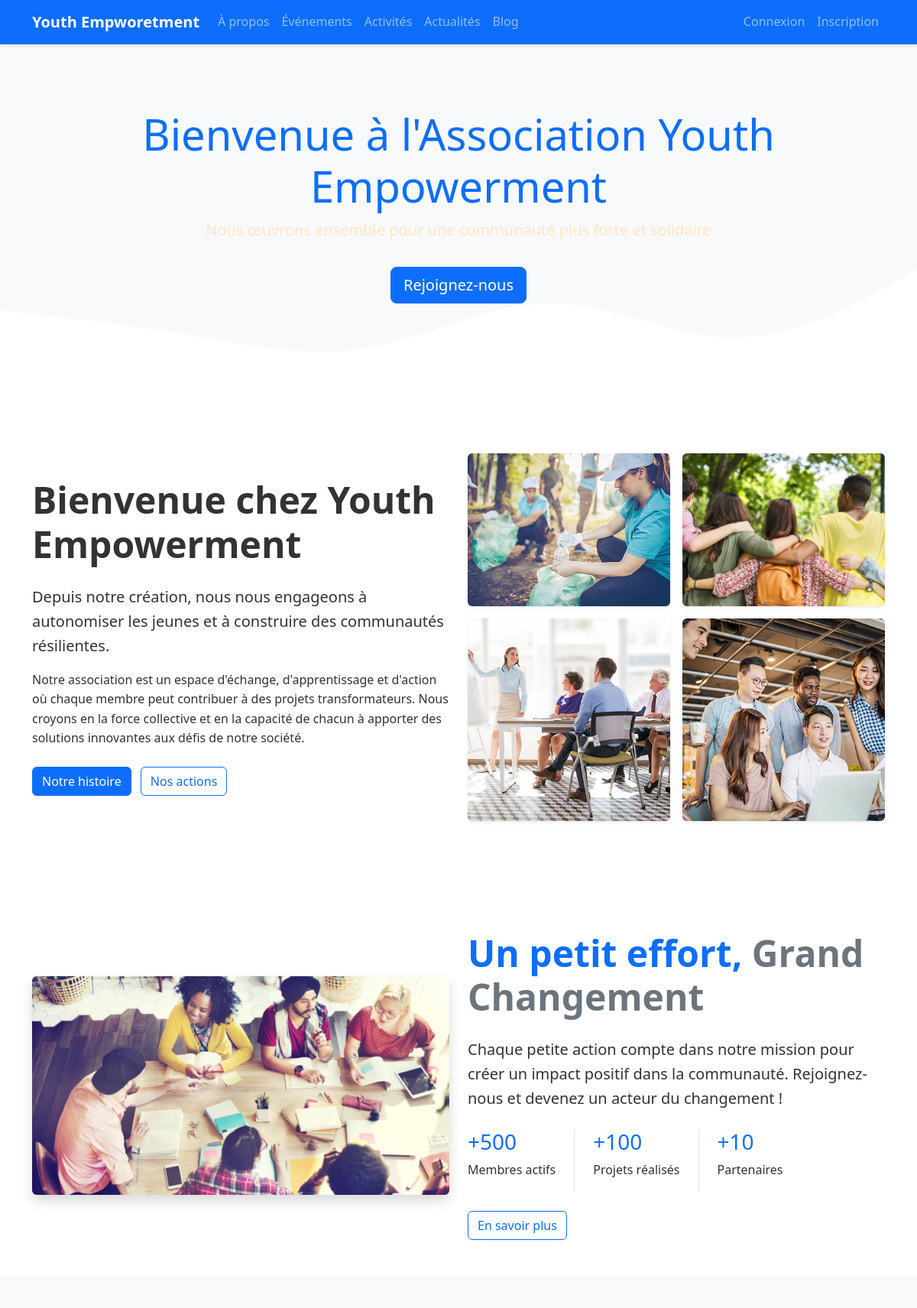
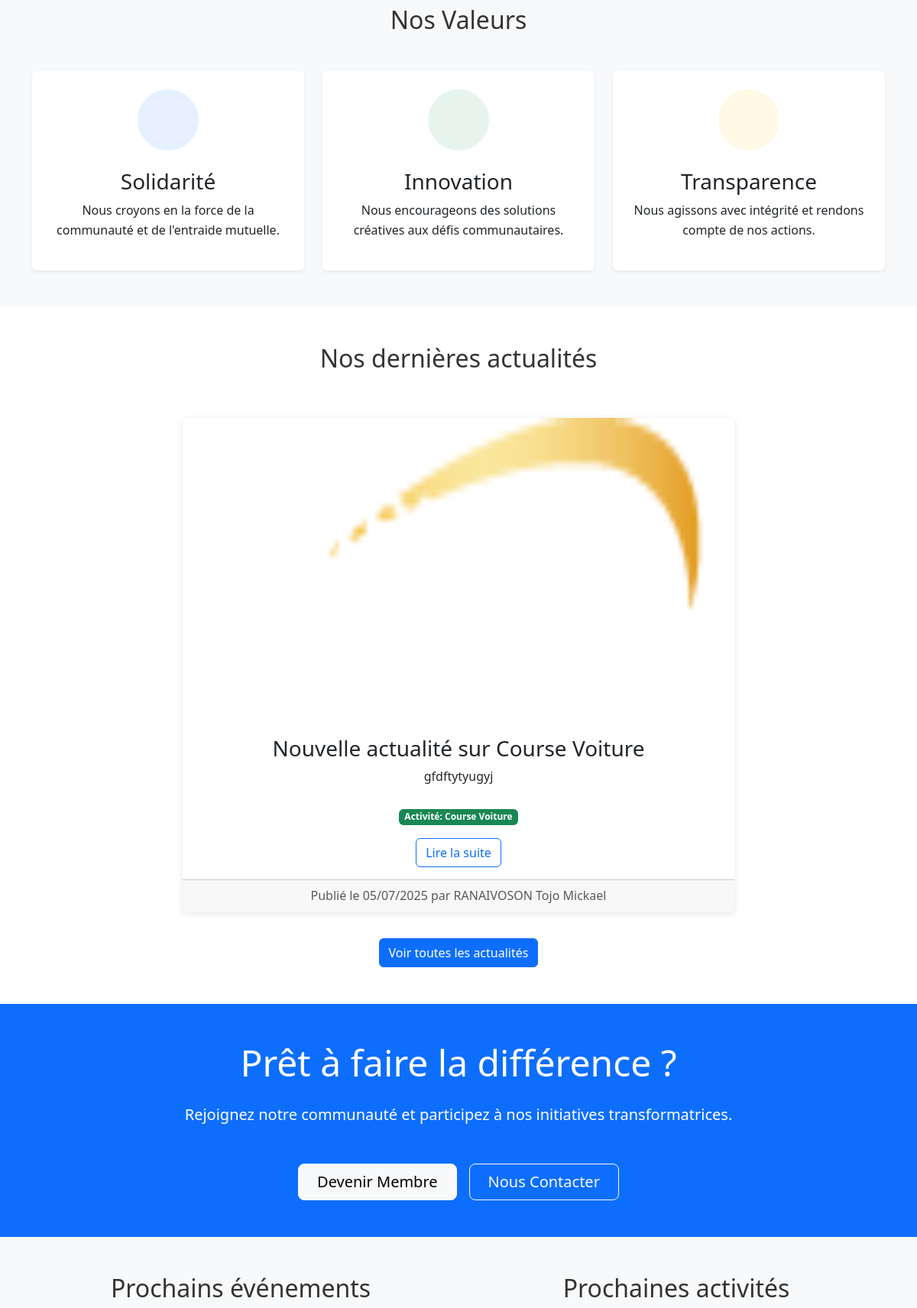
The page / (upper part) on the database its author committed (2 pictures, top to bottom).
### AppActualite/models.py (models this page shows, shortened)
class ImageActualite(models.Model):
    actualite = models.ForeignKey(Actualite, related_name='images', on_delete=models.CASCADE)
    image = models.ImageField(upload_to='static/images/actualites/')
    ordre = models.PositiveIntegerField(default=0)
    class Meta:
        verbose_name = "imageActualite"
        verbose_name_plural = "imageActualite"
        ordering = ['ordre']

class Actualite (models.Model):
    ETAT_CHOICES = [
        ('brouillon', 'Brouillon'),
        ('en_attente', 'En attente de validation'),
        ('publie', 'Publié'),
        ('rejete', 'Rejeté'),
    ]
    auteur = models.ForeignKey(Utilisateur,on_delete=models.CASCADE)
    titre = models.CharField(max_length=50)
    contenue = models.TextField()
    date_publication = models.DateTimeField(auto_now_add=True)
    date_modification = models.DateTimeField(auto_now=True)
    etat = models.CharField(max_length=20, choices=ETAT_CHOICES, default='brouillon')
    evenement = models.ForeignKey(Evenement, on_delete=models.SET_NULL, null=True, blank=True)
    activite = models.ForeignKey(Activite, on_delete=models.SET_NULL, null=True, blank=True)
    class Meta:
        verbose_name = "Actualité"
        verbose_name_plural = "Actualités"
        ordering = ['-date_publication']

### AppMembre/models.py (models this page shows, shortened)
class Utilisateur(models.Model):
    nom = models.CharField(max_length=20)
    prenom = models.CharField(max_length=50)
    date_naissance = models.DateField()
    telephone = models.CharField(max_length=20)
    adresse = models.CharField(max_length=50,blank=True, null=True)
    photo = models.ImageField(upload_to='static/images/membres/')
    email = models.EmailField()
    mot_de_passe = models.TextField()
    date_inscription = models.DateField(auto_now_add=True)
    role = models.CharField(max_length=50)
    USERNAME_FIELD = 'email'
    REQUIRED_FIELD =['username']
    class Meta:
        verbose_name = "Utilisateur"
        verbose_name_plural = "Utilisateurs"

### AppAccueil/views.py (the view)
# urls.py: path('',accueilpage,name='accueil'),
def accueilpage(request):
    actualites = Actualite.objects.filter(etat='publie').prefetch_related(
        Prefetch('images',queryset=ImageActualite.objects.order_by('ordre'))
    ).order_by('-date_publication')
    evenements = Evenement.objects.filter(
        date_debut__gte=timezone.now()
    ).order_by('date_debut')
    activites = Activite.objects.filter(
        date_activites__gte=timezone.now()
    ).order_by('date_activites')
    temoignages = Temoignage.objects.filter(
        approuve=True
    ).order_by('-date_creation')[:3]
    context = {
        'actualites': actualites,
        'evenements': evenements,
        'activites': activites,
        'temoignages': temoignages,
        'session': request.session
    }
    return render(request,'Accueil.html',context)

### templates/Accueil.html (shortened to what this page needs)
{% extends 'layouts/master.html' %}
{% load static %}
{% block content %}
    <section class="hero-section text-center py-5 bg-light position-relative">
        <div class="container py-5 marg">
            <h1 class="display-4 marg" style="color:rgba(var(--bs-primary-rgb), var(--bs-bg-opacity)) !important;">Bienvenue à l'Association Youth Empowerment</h1>
            <p class="lead" style="color: bisque;">Nous œuvrons ensemble pour une communauté plus forte et solidaire</p>
            {% if not session.membres %}
                <a href="{% url 'inscriptionPage' %}" class="btn btn-primary btn-lg mt-3" style="    margin-bottom: 20px;">Rejoignez-nous</a>
            {% endif %}
        </div>
        <div class="position-absolute bottom-0 start-0 end-0">
        </div>
    </section>
     <section class="py-5 bg-white">
        <div class="container">
            <div class="row align-items-center mb-5">
                <div class="col-lg-6">
                    <h2 class="display-5 fw-bold mb-4">Bienvenue chez Youth Empowerment</h2>
                    <p class="lead">Depuis notre création, nous nous engageons à autonomiser les jeunes et à construire des communautés résilientes.</p>
                    <p>Notre association est un espace d'échange, d'apprentissage et d'action où chaque membre peut contribuer à des projets transformateurs. Nous croyons en la force collective et en la capacité de chacun à apporter des solutions innovantes aux défis de notre société.</p>
                    <div class="mt-4">
                        <a href="{% url 'aproposPage' %}" class="btn btn-primary me-2">Notre histoire</a>
                        <a href="{% url 'activites' %}" class="btn btn-outline-primary">Nos actions</a>
                    </div>
                </div>
                <div class="col-lg-6 mt-4 mt-lg-0">
                    <div class="row g-3">
                        <div class="col-6">
                            <img src="{% static 'images/Accueil/activite.jpg' %}" alt="Activité communautaire" class="img-fluid rounded shadow-sm h-100 object-fit-cover" style="min-height: 200px;">
                        </div>
                        <div class="col-6">
                            <img src="{% static 'images/Accueil/1.jpg' %}" alt="Groupe de jeunes" class="img-fluid rounded shadow-sm h-100 object-fit-cover" style="min-height: 200px;">
                        </div>
                        <div class="col-6">
                            <img src="{% static 'images/Accueil/about-4.jpg' %}" alt="Atelier formation" class="img-fluid rounded shadow-sm h-100 object-fit-cover" style="min-height: 200px;">
                        </div>
                        <div class="col-6">
                            <img src="{% static 'images/Accueil/atelier.jpg' %}" alt="Événement festif" class="img-fluid rounded shadow-sm h-100 object-fit-cover" style="min-height: 200px;">
                        </div>
                    </div>
                </div>
            </div>
        </div>
    </section>
    <section class="py-5 bg-white">
        <div class="container">
            <div class="row align-items-center">
                <div class="col-md-6">
                    <img src="{% static 'images/Accueil/4.jpg' %}" alt="Small Effort Make Big Change" class="img-fluid rounded shadow">
                </div>
                <div class="col-md-6">
                    <h2 class="display-5 fw-bold text-primary">Un petit effort, <span class="text-secondary">Grand Changement</span></h2>
                    <p class="lead mt-4">
                        Chaque petite action compte dans notre mission pour créer un impact positif dans la communauté.
                        Rejoignez-nous et devenez un acteur du changement !
                    </p>
                    <div class="d-flex mt-4">
                        <div class="pe-4 border-end">
                            <h3 class="text-primary">+500</h3>
                            <p>Membres actifs</p>
                        </div>
                        <div class="px-4 border-end">
                            <h3 class="text-primary">+100</h3>
                            <p>Projets réalisés</p>
                        </div>
                        <div class="ps-4">
                            <h3 class="text-primary">+10</h3>
                            <p>Partenaires</p>
                        </div>
                    </div>
                    <a href="{% url 'aproposPage' %}" class="btn btn-outline-primary mt-4">En savoir plus</a>
                </div>
            </div>
        </div>
    </section>
    <section class="py-5 bg-light">
        <div class="container">
            <h2 class="text-center mb-5">Nos Valeurs</h2>
            <div class="row g-4">
                <div class="col-md-4">
                    <div class="card h-100 border-0 shadow-sm text-center p-4">
                        <div class="icon-box bg-primary bg-opacity-10 text-primary rounded-circle mx-auto mb-4">
                        </div>
                        <h3>Solidarité</h3>
                        <p>Nous croyons en la force de la communauté et de l'entraide mutuelle.</p>
                    </div>
                </div>
                <div class="col-md-4">
                    <div class="card h-100 border-0 shadow-sm text-center p-4">
                        <div class="icon-box bg-success bg-opacity-10 text-success rounded-circle mx-auto mb-4">
                        </div>
                        <h3>Innovation</h3>
                        <p>Nous encourageons des solutions créatives aux défis communautaires.</p>
                    </div>
                </div>
                <div class="col-md-4">
                    <div class="card h-100 border-0 shadow-sm text-center p-4">
                        <div class="icon-box bg-warning bg-opacity-10 text-warning rounded-circle mx-auto mb-4">
                        </div>
                        <h3>Transparence</h3>
                        <p>Nous agissons avec intégrité et rendons compte de nos actions.</p>
                    </div>
                </div>
            </div>
        </div>
    </section>
    <section class="py-5">
        <div class="container">
            <h2 class="text-center mb-5">Nos dernières actualités</h2>
            <div id="actualitesSlider" class="carousel slide" data-bs-ride="carousel">
                <div class="carousel-inner">
                    {% for actualite in actualites %}
                    <div class="carousel-item {% if forloop.first %}active{% endif %}">
                        <div class="row justify-content-center">
                            <div class="col-md-8">
                                <div class="card">
                                    {% if actualite.images.all %}
                                        {% for image in actualite.images.all|slice:":1" %}
                                                <img src="{{ image.image.url }}" class="d-block w-100" alt="{{ actualite.titre }}" style="height: 400px; ">
                                        {% endfor %}
                                    {% endif %}
                                    <div class="card-body text-center">
                                        <h3>{{ actualite.titre }}  </h3>
                                        <p>{{ actualite.contenue|safe|truncatewords:30 }}</p>
                                        <a href="#" class="btn btn-outline-primary">Lire la suite</a>
                                    </div>
                                    <div class="card-footer text-muted text-center">
                                        Publié le {{ actualite.date_publication|date:"d/m/Y" }} par {{ actualite.auteur.nom }} {{ actualite.auteur.prenom }}
                                    </div>
                                </div>
                            </div>
                        </div>
                    </div>
                    {% endfor %}
                </div>
                <button class="carousel-control-prev" type="button" data-bs-target="#actualitesSlider" data-bs-slide="prev">
                    <span class="carousel-control-prev-icon" aria-hidden="true"></span>
                </button>
                <button class="carousel-control-next" type="button" data-bs-target="#actualitesSlider" data-bs-slide="next">
                    <span class="carousel-control-next-icon" aria-hidden="true"></span>
                </button>
            </div>
            <div class="text-center mt-4">
                <a href="{% url 'actualite' %}" class="btn btn-primary">Voir toutes les actualités</a>
            </div>
        </div>
    </section>
    {% if not session.membres %}
        <section class="py-5 bg-primary text-white">
            <div class="container text-center">
                <h2 class="display-5 mb-4">Prêt à faire la différence ?</h2>
                <p class="lead mb-5">Rejoignez notre communauté et participez à nos initiatives transformatrices.</p>
                <div class="d-flex justify-content-center gap-3">
                    <a href="{% url 'inscriptionPage' %}" class="btn btn-light btn-lg px-4">Devenir Membre</a>
                    <a href="" class="btn btn-outline-light btn-lg px-4">Nous Contacter</a>
                </div>
            </div>
        </section>
    {% endif %}
    <section class="py-5 bg-light">
        <div class="container">
            <div class="row">
                <div class="col-md-6">
                    <h2 class="mb-4 text-center">Prochains événements</h2>
                </div>
                <div class="col-md-6">
                    <h2 class="mb-4 text-center">Prochaines activités</h2>
                </div>
            </div>
        </div>
    </section>
{% endblock %}

### static/css/style.css (style rules this page uses)
body { font-family: 'Segoe UI', Tahoma, Geneva, Verdana, sans-serif; line-height: 1.6; color: #333; }
a { text-decoration: none; color: #0d6efd; }
.hero-section { background: linear-gradient(rgba(0, 0, 0, 0.5), url('../images/hero-bg.jpg')); background-size: cover; background-position: center; color: white; padding: 5rem 0; margin-bottom: 2rem; }
.card { transition: transform 0.3s ease, box-shadow 0.3s ease; border: none; box-shadow: 0 2px 10px rgba(0,0,0,.1); }
.btn-primary { background-color: #0d6efd; border-color: #0d6efd; }
.btn-outline-primary { color: #0d6efd; border-color: #0d6efd; }

### templates/Accueil.html (style rules this page uses)
.marg { margin-top: 2%; }
.hero-section { position: relative; overflow: hidden; }
.icon-box { width: 80px; height: 80px; display: flex; align-items: center; justify-content: center; }
.card { transition: transform 0.3s ease, box-shadow 0.3s ease; }
.carousel-item { padding: 10px; }
.carousel-control-prev, .carousel-control-next { width: 5%; }

### rows shown on the page
Actualite: titre "Nouvelle actualité sur Course Voiture", contenue "gfdftytyugyj Activité: Course Voiture", date_publication "05/07/2025", auteur.nom "RANAIVOSON", auteur.prenom "Tojo Mickael"
ImageActualite: image (picture)
